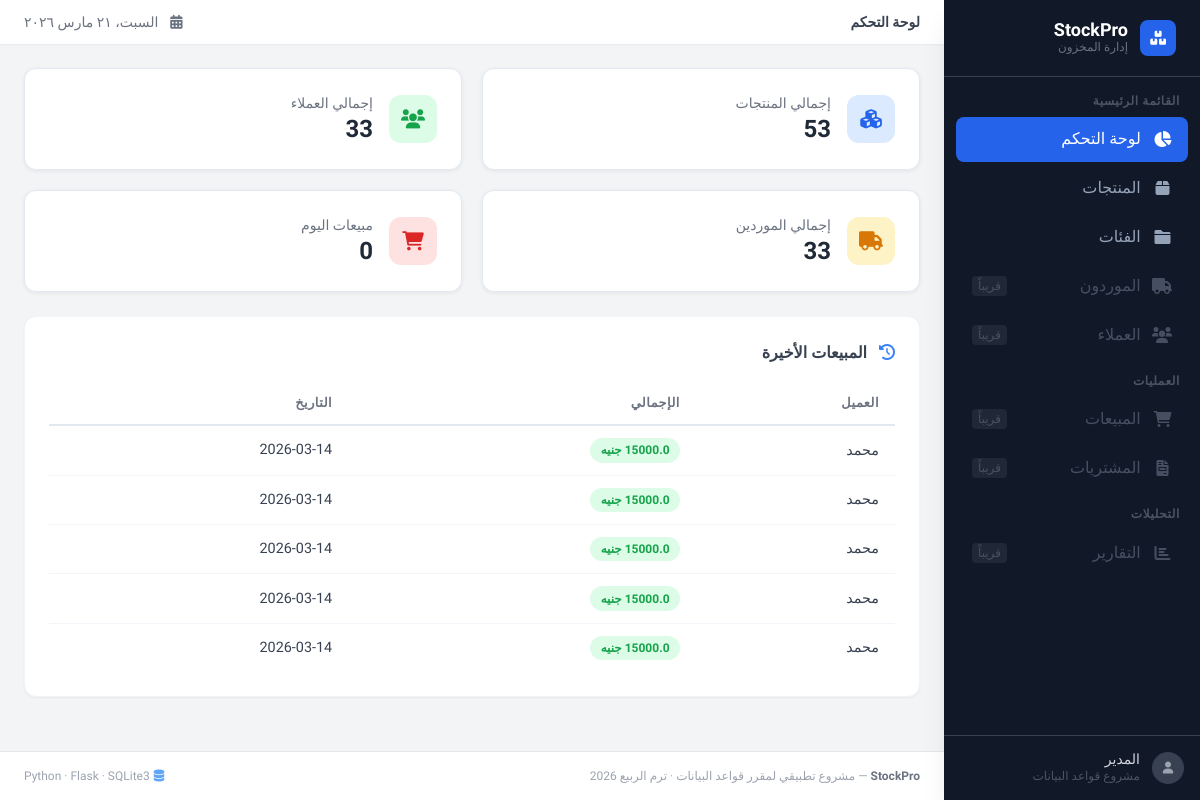
The page / on the database its author committed.
### tables this page shows
CREATE TABLE sales (
    id integer primary key autoincrement,
    customer_id integer not null,
    sale_date text not null,
    total_amount real not null,
    info text,
    FOREIGN KEY (customer_id) REFERENCES customers(id)
);

CREATE TABLE customers ( --جدول العملاء
    id integer primary key autoincrement,
    name text not null,
    phone_number text,
    email text,
    address text
);

### app.py (the view)
@stokpro.route('/')
def dashboard():
    conn = get_db_connection()
    products_count = conn.execute('SELECT COUNT(*) FROM products').fetchone()[0]
    customers_count = conn.execute('SELECT COUNT(*) FROM customers').fetchone()[0]
    suppliers_count = conn.execute('SELECT COUNT(*) FROM suppliers').fetchone()[0]
    today_sales_count = conn.execute("SELECT COUNT(*) FROM sales WHERE strftime('%Y-%m-%d', sale_date) = date('now')").fetchone()[0] or 0
    recent_sales = conn.execute('''
        SELECT
            s.id,
            s.sale_date,
            s.total_amount,
            c.name as customer_name
        FROM sales s
        JOIN customers c ON s.customer_id = c.id
        ORDER BY s.sale_date DESC
        LIMIT 5
    ''').fetchall()
    conn.close()
    data = {
        'total_products': products_count,
        'total_customers': customers_count,
        'total_suppliers': suppliers_count,
        'today_sales': today_sales_count,
        'recent_sales': recent_sales
    }
    return render_template('dashboard.html', **data)

### app.py (called while the page is built)
def get_db_connection():
    conn = sqlite3.connect('database/stockpro.db')
    conn.row_factory = sqlite3.Row
    return conn

### templates/dashboard.html (shortened to what this page needs)
{% extends "base.html" %}
{% block page_title %}لوحة التحكم{% endblock %}
{% block content %}
<div class="grid grid-cols-1 sm:grid-cols-2 xl:grid-cols-4 gap-5 mb-6">
    <div class="stat-card fade-in-up flex items-center gap-4">
        <div class="stat-icon products">
            <i class="fas fa-cubes"></i>
        </div>
        <div>
            <p class="text-sm text-gray-500 font-medium">إجمالي المنتجات</p>
            <p class="text-2xl font-bold text-gray-800">{{ total_products }}</p>
        </div>
    </div>
    <div class="stat-card fade-in-up flex items-center gap-4">
        <div class="stat-icon customers">
            <i class="fas fa-users"></i>
        </div>
        <div>
            <p class="text-sm text-gray-500 font-medium">إجمالي العملاء</p>
            <p class="text-2xl font-bold text-gray-800">{{ total_customers }}</p>
        </div>
    </div>
    <div class="stat-card fade-in-up flex items-center gap-4">
        <div class="stat-icon suppliers">
            <i class="fas fa-truck"></i>
        </div>
        <div>
            <p class="text-sm text-gray-500 font-medium">إجمالي الموردين</p>
            <p class="text-2xl font-bold text-gray-800">{{ total_suppliers }}</p>
        </div>
    </div>
    <div class="stat-card fade-in-up flex items-center gap-4">
        <div class="stat-icon sales">
            <i class="fas fa-shopping-cart"></i>
        </div>
        <div>
            <p class="text-sm text-gray-500 font-medium">مبيعات اليوم</p>
            <p class="text-2xl font-bold text-gray-800">{{ today_sales }}</p>
        </div>
    </div>
</div>
<div class="bg-white rounded-xl shadow-sm border border-gray-100 p-6">
    <h3 class="text-base font-bold text-gray-700 mb-4">
        <i class="fas fa-clock-rotate-left text-blue-500 ml-2"></i>
        المبيعات الأخيرة
    </h3>
    <div class="overflow-x-auto">
        <table class="table-auto w-full">
            <thead>
                <tr>
                    <th>العميل</th>
                    <th>الإجمالي</th>
                    <th>التاريخ</th>
                </tr>
            </thead>
            <tbody>
                {% if recent_sales %}
                    {% for sale in recent_sales %}
                    <tr>
                        <td class="font-medium">{{ sale.customer_name }}</td>
                        <td>
                            <span class="badge badge-success">{{ sale.total_amount }} جنيه</span>
                        </td>
                        <td class="text-gray-400 text-sm">{{ sale.sale_date }}</td>
                    </tr>
                    {% endfor %}
                {% endif %}
            </tbody>
        </table>
    </div>
</div>
{% endblock %}

### static/style.css (style rules this page uses)
:root { --primary: #2563eb; --success: #10b981; --warning: #f59e0b; --danger: #ef4444; --dark: #1f2937; --transition: all 0.25s ease; }
* { font-family: 'Cairo', sans-serif; box-sizing: border-box; }
body { direction: rtl; background-color: #f1f5f9; }
.fade-in-up { animation: fadeInUp 0.45s ease forwards; }
.fade-in-up:nth-child(1) { animation-delay: 0.05s; }
.fade-in-up:nth-child(2) { animation-delay: 0.10s; }
.fade-in-up:nth-child(3) { animation-delay: 0.15s; }
.fade-in-up:nth-child(4) { animation-delay: 0.20s; }
.stat-card { background: #ffffff; border-radius: 0.75rem; padding: 1.5rem; box-shadow: 0 1px 4px rgb(0 0 0 / 0.07); transition: var(--transition); border: 1px solid #e2e8f0; }
.stat-icon { width: 48px; height: 48px; border-radius: 12px; display: flex; align-items: center; justify-content: center; font-size: 1.2rem; flex-shrink: 0; }
.stat-icon.products { background: #dbeafe; color: #2563eb; }
.stat-icon.customers { background: #dcfce7; color: #16a34a; }
.stat-icon.suppliers { background: #fef3c7; color: #d97706; }
.stat-icon.sales { background: #fee2e2; color: #dc2626; }
.table-auto thead tr { border-bottom: 2px solid #e2e8f0; }
.table-auto thead th { padding: 0.75rem 1rem; text-align: right; font-size: 0.8rem; font-weight: 600; color: #6b7280; text-transform: uppercase; letter-spacing: 0.04em; white-space: nowrap; }
.table-auto tbody tr { border-bottom: 1px solid #f1f5f9; transition: var(--transition); }
.table-auto tbody tr:last-child { border-bottom: none; }
.table-auto tbody td { padding: 0.75rem 1rem; color: #374151; font-size: 0.9rem; }
.badge { display: inline-flex; align-items: center; padding: 0.2rem 0.65rem; border-radius: 9999px; font-size: 0.75rem; font-weight: 600; }
.badge-success { background: #dcfce7; color: #16a34a; }

### templates/base.html (style rules this page uses)
* { font-family: 'Cairo', sans-serif; }

### rows shown on the page
sales: customer_name "محمد", total_amount "15000.0", sale_date "2026-03-14"
sales: customer_name "محمد", total_amount "15000.0", sale_date "2026-03-14"
sales: customer_name "محمد", total_amount "15000.0", sale_date "2026-03-14"
sales: customer_name "محمد", total_amount "15000.0", sale_date "2026-03-14"
sales: customer_name "محمد", total_amount "15000.0", sale_date "2026-03-14"

### other values the page prints
{{ total_products }} "53"
{{ total_customers }} "33"
{{ total_suppliers }} "33"
{{ today_sales }} "0"
